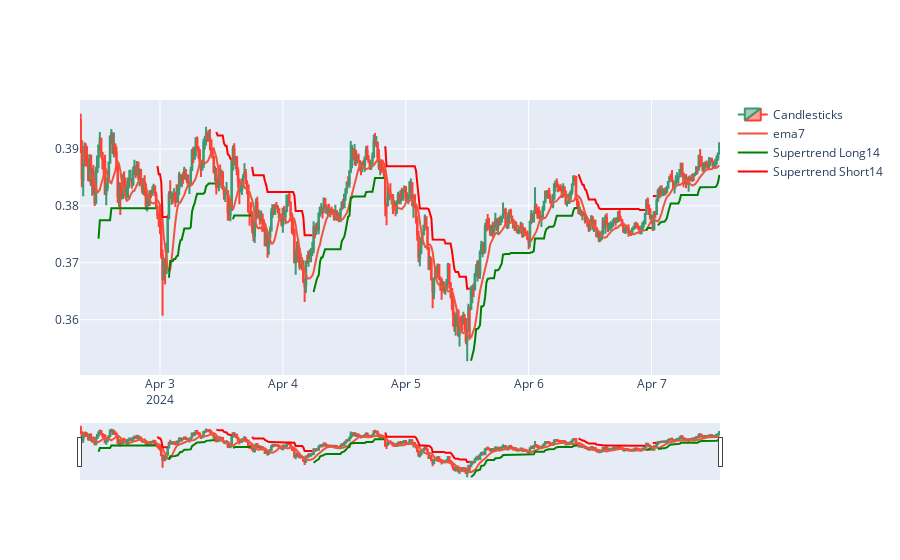

Source (notebook cell):
### Code cell
chart_dict["BAKEUSDT"].plot()

### Figure 1 — Plotly figure (JSON) as saved in the notebook; plotly's stock layout.template omitted (floating-point values rounded to 4 significant figures; data arrays with more than 128 entries replaced by an {"elided": "..."} marker saying what was removed)
{"data": [{"close": {"elided": "500 float values"}, "high": {"elided": "500 float values"}, "low": {"elided": "500 float values"}, "name": "Candlesticks", "open": {"elided": "500 float values"}, "type": "candlestick", "x": {"elided": "500 str values"}}, {"mode": "lines", "name": "ema7", "type": "scatter", "x": {"elided": "493 str values"}, "y": {"elided": "493 float values"}}, {"line": {"color": "green"}, "mode": "lines", "name": "Supertrend Long14", "type": "scatter", "x": {"elided": "486 str values"}, "y": {"elided": "486 float values"}}, {"line": {"color": "red"}, "mode": "lines", "name": "Supertrend Short14", "type": "scatter", "x": {"elided": "486 str values"}, "y": {"elided": "486 float values"}}], "layout": {"showlegend": true}}
